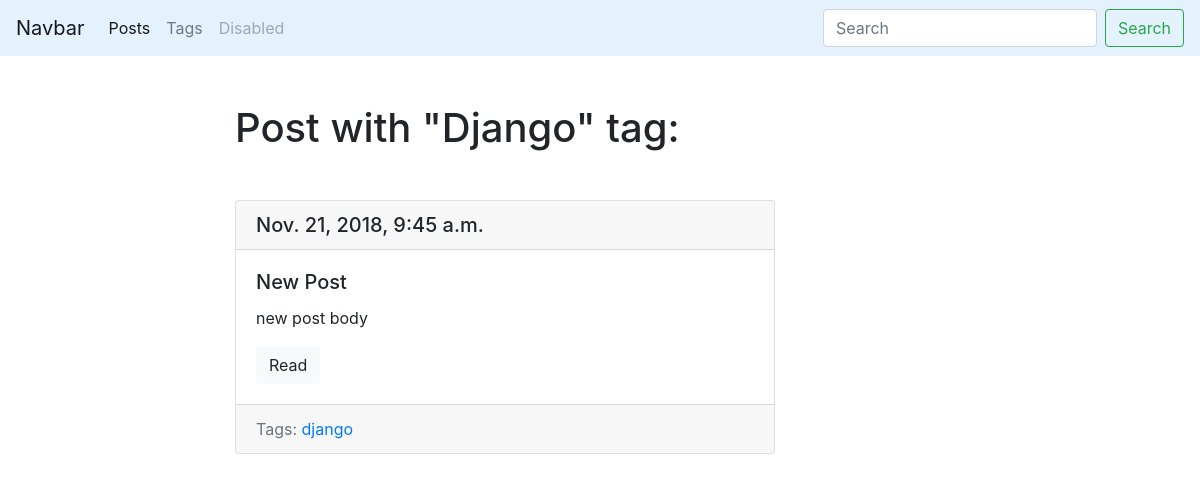
Screenshot of /blog/tag/django/ with the database file from the repository.
### blog/models.py (models this page shows, shortened)
class Tag(models.Model):
    title=models.CharField(max_length=50)
    slug=models.SlugField(max_length=50)
    def get_absolute_url(self):
        return reverse('tag_detail_url', kwargs={'slug':self.slug})

class Post(models.Model):
    title = models.CharField(max_length=150, db_index=True)
    slug = models.SlugField(max_length=150, unique=True)
    body = models.TextField(blank=True, db_index=True)
    tags=models.ManyToManyField('Tag',blank=True, related_name='posts')
    date_pub = models.DateTimeField(auto_now_add=True)
    def get_absolute_url(self):
        return reverse('post_detail_url', kwargs={'slug':self.slug})

### blog/views.py (the view)
# urls.py: path('tag/<str:slug>/', TagDetail.as_view(), name='tag_detail_url')
class TagDetail(ObjectDetailMixin,View):
    model = Tag
    template = 'blog/tag_detail.html'

### blog/utils.py (called while the page is built)
    def get(self, request, slug):
        obj = get_object_or_404(self.model, slug__iexact=slug)
        return render(request, self.template, context={self.model.__name__.lower(): obj})

### blog/templates/blog/tag_detail.html (shortened to what this page needs)
{%  extends 'blog/base_blog.html' %}
 {%  block content %}
        <h1 class="mb-5">
            Post with "{{ tag.title|title }}" tag:
        </h1>
     {% for post in tag.posts.all %}
           {% include 'blog/includes/post_card_template.html' %}
     {% endfor %}
{% endblock %}

### blog/templates/blog/base_blog.html
{%  extends 'base.html' %}

### templates/base.html (shortened to what this page needs)
<!DOCTYPE html>
<html lang="en">
<head>
    <link rel="stylesheet" href="https://stackpath.bootstrapcdn.com/bootstrap/4.1.3/css/bootstrap.min.css">
</head>
<body>
<nav class="navbar navbar-expand-lg navbar-light "  style="background-color: #e3f2fd;">
  <a class="navbar-brand" href="#">Navbar</a>
  <div class="collapse navbar-collapse" id="navbarSupportedContent">
    <ul class="navbar-nav mr-auto">
      <li class="nav-item active">
        <a class="nav-link" href="{% url 'posts_list_url' %}">Posts</a>
      </li>
      <li class="nav-item">
        <a class="nav-link" href="{% url 'tags_list_url' %}">Tags</a>
      </li>
      <li class="nav-item">
        <a class="nav-link disabled" href="#">Disabled</a>
      </li>
    </ul>
    <form class="form-inline my-2 my-lg-0">
      <input class="form-control mr-sm-2" type="search" placeholder="Search" aria-label="Search">
      <button class="btn btn-outline-success my-2 my-sm-0" type="submit">Search</button>
    </form>
  </div>
</nav>
<div class="container mt-5">
      <div class="row">
          <div class="col-6 offset-md-2">
              {%  block content %}{% endblock %}
          </div>
      </div>
</div>
</body>
</html>

### blog/templates/blog/includes/post_card_template.html
            <div class="card mb-4">
                  <h5 class="card-header">
                      {{ post.date_pub }}
                  </h5>
                  <div class="card-body">
                    <h5 class="card-title">{{ post.title }}</h5>
                    <p class="card-text">{{ post.body|truncatewords:15 }}</p>
                    <a href="{{ post.get_absolute_url }}" class="btn btn-light">Read</a>
                  </div>
                <div class="card-footer text-muted">
                    Tags:
                    {% for tag in post.tags.all %}
                            <a href="{{  tag.get_absolute_url }}">{{ tag.title }}</a>
                    {% endfor %}
                  </div>
                </div>

### rows the page displays
Tag: title "Django", title "django"
Post: date_pub "Nov. 21, 2018, 9:45 a.m.", title "New Post", body "new post body"
